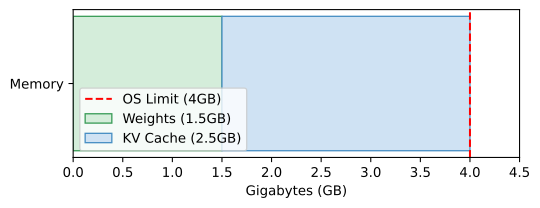

Python code for this plot:
import os
import matplotlib.pyplot as plt
import numpy as np
fig, ax = plt.subplots(figsize=(6,2))
ax.barh(['Memory'], [1.5], color='#d4edda', edgecolor='#3d9e5a', label='Weights (1.5GB)')
ax.barh(['Memory'], [2.5], left=[1.5], color='#cfe2f3', edgecolor='#4a90c4', label='KV Cache (2.5GB)')
ax.set_xlim(0, 4.5)
ax.axvline(4.0, color='red', linestyle='--', label='OS Limit (4GB)')
ax.set_xlabel('Gigabytes (GB)')
ax.legend(loc='lower left')
plt.savefig(os.environ.get('VISUAL_OUT_PATH', 'out.svg'), format='svg', bbox_inches='tight')
